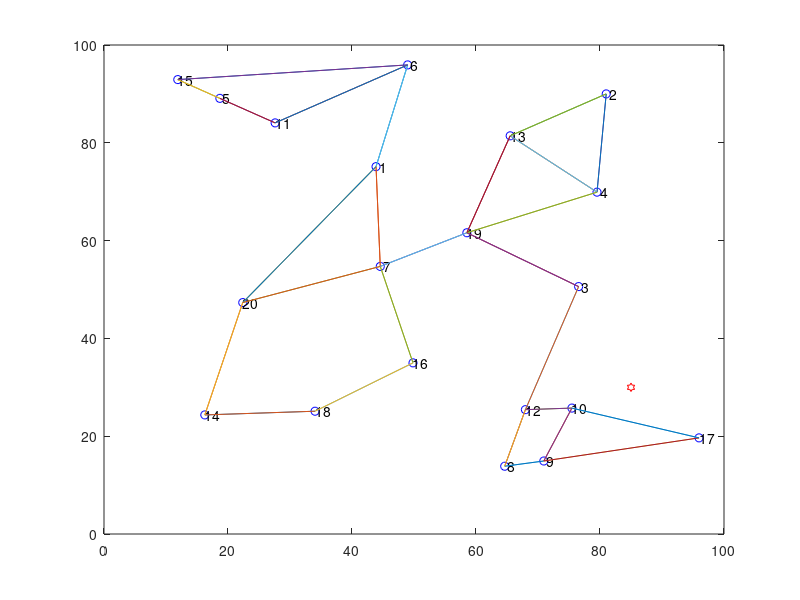

Write the MATLAB code that produced this figure.


nodes=20;   
%length of a side of square in which sensors are located
sidelength=100;

% generating node id and x,y positions
nodePos=[ (1:nodes)' (rand(nodes,2)*sidelength) ];

% loading the saved positions
load MarkovChain
nodes=20;
figure
%plotting the nodes along with their id
plot(nodePos(:,2),nodePos(:,3),'ob');
text(nodePos(:,2),nodePos(:,3),num2str(nodePos(:,1)));
hold on

% list of edges
node_list=[15 5;5 11;11 6;15 6;1 20;1 7; 7 20;7 16; 16 18;18 14 ;14 20; 20 1;20 7; 1 6;7 19;13 19;2 13;2 4;13 4; 19 3; 3 12 ;12 10;12 8; 8 9;10 9;10 17; 9 17; 4 19];

%creating adjacency matrix
A=zeros(nodes,nodes);
[mtrue,~]=size(node_list);
for create=1:mtrue
A(node_list(create,1),node_list(create,2))=1;
A(node_list(create,2),node_list(create,1))=1;
end

%plotting an edge between two nodes if they are connected by an edge
for k=1:nodes
  for i=1:nodes
       if A(k,i)~=0
              
      line=[nodePos(k,2:3);nodePos(i,2:3)];
     plot(line(:,1),line(:,2))
      end
  end
end

%plotting the source position
plot(sourcePos(:,1),sourcePos(:,2),'rh');